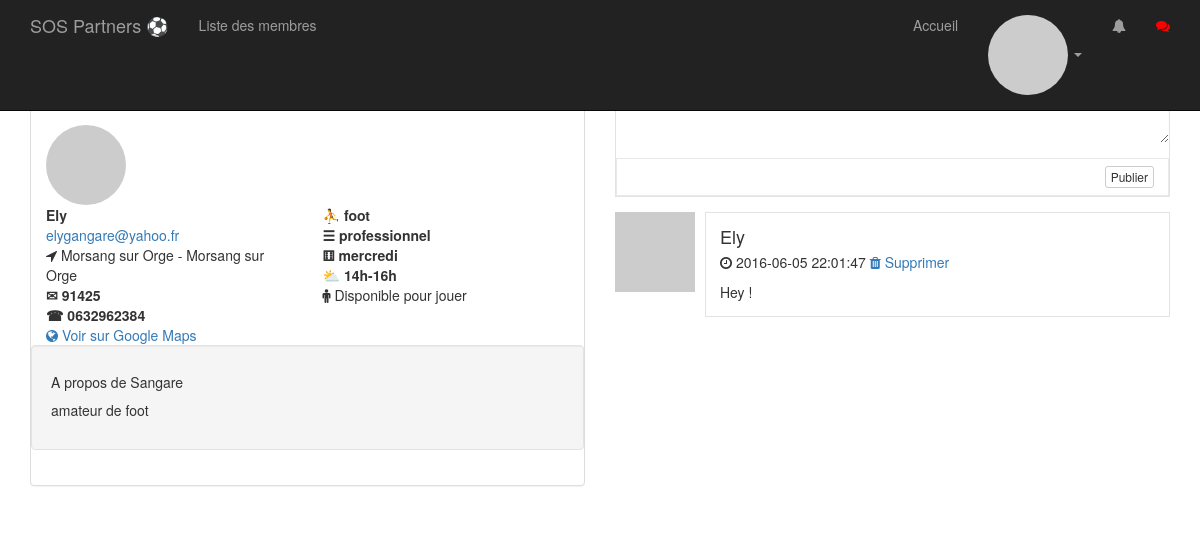
/profile.php?id=20 (signed in), run on the app's committed database.
### tables this page shows
CREATE TABLE `users` (
  `id` int(11) NOT NULL,
  `name` varchar(255) DEFAULT NULL,
  `pseudo` varchar(255) DEFAULT NULL,
  `email` varchar(255) DEFAULT NULL,
  `password` varchar(255) DEFAULT NULL,
  `active` enum('0','1') DEFAULT '0',
  `created_at` datetime DEFAULT NULL,
  `ville` varchar(255) DEFAULT NULL,
  `adresse` varchar(255) DEFAULT NULL,
  `sex` enum('H','F') DEFAULT NULL,
  `code_postal` varchar(255) DEFAULT NULL,
  `telephone` varchar(255) DEFAULT NULL,
  `disponible` enum('0','1') DEFAULT '0',
  `bio` text,
  `jour` enum('lundi','mardi','mercredi','jeudi','vendredi','samedi','dimanche') DEFAULT NULL,
  `sport` enum('badminton','tennis','squash','handball','basket','foot','volley','judo','golf') DEFAULT NULL,
  `disponibilite` set('8h-10h','10h-12h','12h-14h','14h-16h','16h-18h','18h-20h','20h-22h') DEFAULT NULL,
  `niveau` enum('debutant','amateur','competiteur','professionnel') DEFAULT NULL,
  `avatar` varchar(255) NOT NULL
);

CREATE TABLE `microposts` (
  `id` int(11) NOT NULL,
  `content` text,
  `user_id` int(11) DEFAULT NULL,
  `created_at` datetime DEFAULT NULL
);

### profile.php (called while the page is built, shortened)
<?php
require("config/database.php");
require("includes/functions.php");
if(!empty($_GET['id'])){
	$user = find_user_by_id($_GET['id']);
	if(!$user) {
		redirect('index.php');
	} else {
    $q = $db->prepare('SELECT id, content, created_at FROM microposts WHERE user_id = :user_id ORDER BY created_at DESC');
    $q->execute([
      'user_id' => $_GET['id']
      ]);
    $microposts = $q->fetchAll(PDO::FETCH_OBJ);
  }
}else{
	redirect('profile.php?id='.get_session('user_id'));
}
require("views/profile.views.php");

### includes/functions.php (called while the page is built, shortened)
<?php
if(!function_exists('e')){
    function e($string){
     if($string){
     	return htmlspecialchars($string);
     }
    }
}
if(!function_exists('get_session')){
    function get_session($key){
     if($key){
   return !empty($_SESSION[$key])
            ? e($_SESSION[$key])
             : null;
     }
  }
}
if(!function_exists('get_avatar_url')){
    function get_avatar_url($email, $size = 25){
  return "http://gravatar.com/avatar/".md5(strtolower(trim(e($email))))."?s=".$size;
     }
    }
if(!function_exists('find_user_by_id')){
    function find_user_by_id($key){
   global $db;
   $q = $db->prepare('SELECT name, pseudo, email, ville, adresse, sex, code_postal, telephone, disponible, jour, sport, disponibilite, niveau, bio FROM users WHERE id = ?');
   $id = $_GET['id'];
   $q->execute([$id]);
   $data = current($q->fetchAll(PDO::FETCH_OBJ));
     return $data;
     }
    }

### views/profile.views.php (the view, shortened to what this page needs)
<?php include('partials/_header.php'); ?>
<div class="main-content">
    <div class="container">
      <div class="row">
    	<div class="col-md-6">
    		 <div class="panel panel-default">
                   <div class="panel-heading">
                      <h3 class="panel-title">Profil de <?= e($user->pseudo) ?> (
                      </h3>
                   </div>
                <div class="panel-body">
                   <div class="row">
                     <div class="col-md-5">
                       <img src="<?= get_avatar_url($user->email, 100) ?>" alt="Image de Profil de <?= e($user->pseudo) ?>" class="img-circle">
                     </div>
                     <div class="col-md-7">
                     </div>
                    </div>
                    <div class="row">
                      <div class="col-sm-6">
                        <strong><?= e($user->pseudo)?></strong><br>
<a href="mailto:<?= e($user->email) ?>"><?= e($user->email) ?></a><br>
<?=
$user->ville && $user->adresse
    ? '<i class="fa fa-location-arrow"></i>&nbsp'.e($user->ville).' - '.e($user->adresse).'<br/>':'';
?>
<?=
$user->code_postal ? '<strong>✉ '.e($user->code_postal).'</strong><br>':'';
?>
<?=
$user->telephone ? '<strong>☎ '.e($user->telephone).'</strong><br>':'';
?>
<a href="https://www.google.com/maps?q=<?= e($user->ville).''.e($user->adresse) ?>" target="_blank"><i class="fa fa-globe"></i> Voir sur Google Maps</a>
</div>
<div class="col-sm-6">
    <?=
    $user->sport ? '<strong>⛹ ' .e($user->sport). '</strong><br>':'';
    ?>
    <?=
    $user->niveau ? '<strong>☰ ' .e($user->niveau). '</strong><br>':'';
    ?>
    <?=
    $user->jour ? '<strong>⚅ ' .e($user->jour). '</strong><br>':'';
    ?>
    <?=
    $user->disponibilite ? '<strong>⛅ ' .e($user->disponibilite). '</strong><br>':'';
    ?>
    <?=
    $user->sex=='H' ? '<i class="fa fa-male"></i>' : '<i class="fa fa-female"></i>';
    ?>
    <?=
    $user->disponible ? 'Disponible pour jouer' : 'Pas Disponible pour jouer';
    ?>
</div>
</div>
<div class="row">
    <div class="col-md-12 well">
        <h5>A propos de <?= e($user->name) ?></h5>
        <p>
            <?= $user->bio ? nl2br(e($user->bio)) : "Aucune description pour le moment..."; ?>
        </p>
    </div>
</div>
</div>
</div>
</div>
<div class="col-md-6">
    <?php if(!empty($_GET['id']) && $_GET['id'] === get_session('user_id')): ?>
        <div class="status-post">
            <form action="microposts.php" method="post" data-parsley-validate>
                <div class="form-group">
                </div>
                <div class="form-group status-post-submit">
                    <input type="submit" name="publish" value="Publier" class="btn btn-default btn-xs">
                </div>
            </form>
        </div>
    <?php endif; ?>
    <?php if(count($microposts) != 0): ?>
        <?php foreach ($microposts as $microposts): ?>
            <?php include('partials/_microposts.php'); ?>
        <?php endforeach; ?>
    <?php else: ?>
        <p> Cet utilisateur n'a encore rien posté pour l'instant... </P>
    <?php endif; ?>
</div>
<?php include('partials/_footer.php');?>

### partials/_microposts.php
<article class="media statuts-media">
  <div class="pull-left">
    <img src="<?= get_avatar_url($user->email) ?>" alt="<?=
        $user->pseudo ?>" class="media-object">
  </div>
  <div class="media-body">
    <h4 class="media-heading"><?= e($user->pseudo); ?></h4>
    <p><i class="fa fa-clock-o"></i> <span class="timeago" title="<?= $microposts->created_at ?>"><?= $microposts->created_at ?></span>
      <a date-confirm="Voulez vous vraiment suppromer cette publication ?"
              href="delete_micropost.php?id=<?= $microposts -> id ?>">
          <i class="fa fa-trash"></i> Supprimer
      </a>
    </p>
    <?= nl2br(e($microposts->content)); ?>
  </div>
</article>

### assets/css/main.css (style rules this page uses)
body { padding-top: 70px; }
.status-post { border: 1px solid #e3e3e3; background-color: #fff; }
.status-post-submit { border:1px solid #e9e9e9; padding:0.5em 1em; overflow: hidden; margin-bottom: 0; }
.status-post-submit .btn { float : right; }
.media-body { border: 1px solid #e3e3e3; background-color: #fff; padding: 1em; margin-bottom: 2em; -ms-word-break: break-all; }

### data on the page
users: pseudo "Ely", email "elygangare@yahoo.fr", ville "Morsang sur Orge", adresse "Morsang sur Orge", code_postal "91425", telephone "0632962384", sport "foot", niveau "professionnel", jour "mercredi", disponibilite "14h-16h", name "Sangare", bio "amateur de foot"
microposts: user.pseudo "Ely", created_at "2016-06-05 22:01:47", content "Hey !"
